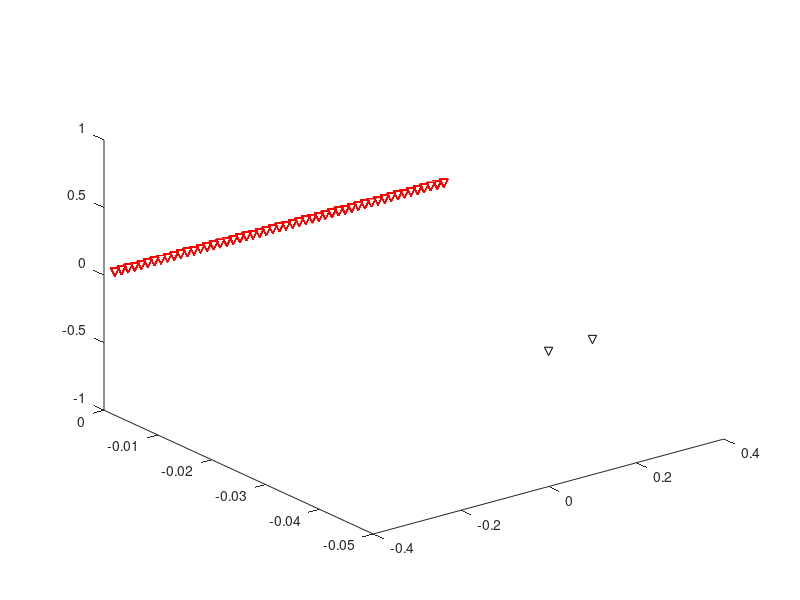

Write the MATLAB code that produced this figure. (Note: this script raises an error after producing the figure.)
clear all
close all
clc

% Parameters
nbf = 101;                  % number of frequency samples
f = linspace(15e9,20e9,nbf); % frequency vector
c = 3e8;                     % speed of light
k = 2*pi*f/c;                % wavenumber
df = f(2)-f(1);              % frequency resolution
t = linspace(0,1/df,nbf);    % time vector

% Transmit antenna
xT = 0;
yT = -0.05;
zT = 0;

xT2 = 0.1;
yT2 = -0.05;
zT2 = 0;

xF = [xT xT2];
yF = [yT yT2];
zF = [zT zT2];

% Receive array
dxR = c/f(end);            % receive antenna array sampling
nbR = 51;                   % number of antennas
xR = (1:nbR)*dxR;            % receive array coordinates
xR = xR - mean(xR);          % centered on x = 0;
yR = xR .*0;                 % receive array on the plane y = 0;

% Receive array
dzR = c/f(end);            % receive antenna array sampling
nbR = 51;                   % number of antennas
zR = (1:nbR)*dzR;            % receive array coordinates
zR = zR - mean(zR);          % centered on x = 0;
yR = zR .*0;                 % receive array on the plane y = 0;

zees = zeros(numel(xR));

% Sphere target

N = 20;
thetavec = linspace(0,pi,N);
phivec = linspace(0,2*pi,2*N);
[th, ph] = meshgrid(thetavec,phivec);
R = zeros(size(th)) + 0.1; 

xa = R.*sin(th).*cos(ph);
ya = R.*sin(th).*sin(ph) + 0.9;
za = R.*cos(th);
SigC = ones(numel(xa));

S = zeros(nbR, numel(f));
for mC = 1:numel(xa)
    rT = sqrt((xF(1)-xa(mC)).^2 + (yF(1)-ya(mC)).^2 + (zF(1)-za(mC)).^2); % distance from transmit antennas to target(s)
    rR = sqrt((xR-xa(mC)).^2 + (yR-ya(mC)).^2 + (zR-za(mC)).^2); % distance from targets to the receive antenna
    for mf = 1:numel(f)
        S(:,mf) = S(:,mf) + (exp(-1j*k(mf)*rT)./sqrt(rT) .* SigC(mC) .* exp(-1j*k(mf)*rR)./sqrt(rR)).'; % interaction of the transmit waves with the target(s) and measurement
    end
end

s = (ifft(ifftshift(S,2),[],2));

% Reconstruction grid (should be defined according to the resolution)
x = linspace(-0.4,0.4,41);
y = linspace(0.1,1.1,41);
z = linspace(-0.4,0.4,41);

% Computation of the transfer (Green) matrix (horizontal)
[XR,F,X,Y] = ndgrid(single(xR),single(f),single(x),single(y));
G = exp(-1j*(2*pi*F/c).* ((sqrt((xF(1)-X).^2 + (yF(1)-Y).^2)+(sqrt((XR-X).^2 + (yR(1)-Y).^2)))));
G = reshape(G,[numel(xR)*numel(f),numel(x)*numel(y)]);

% Computation of the transfer (Green) matrix (vertical)
[ZR,F,Y,Z] = ndgrid(single(zR),single(f),single(y),single(z));
G_d = exp(-1j*(2*pi*F/c).* ((sqrt((zF(1)-Z).^2 + (yF(1)-Y).^2)+(sqrt((ZR-Z).^2 + (yR(1)-Y).^2)))));
G_d = reshape(G_d,[numel(zR)*numel(f),numel(z)*numel(y)]);

% Reconstruction by matched filtering (phase compensation) (horizontal)
Im = G'*S(:);
Im = reshape(Im,[numel(x),numel(y)]); %from vector to matrix format

% Reconstruction by matched filtering (phase compensation) (vertical)
Im_d = G_d'*S(:);
Im_d = reshape(Im_d,[numel(z),numel(y)]); %from vector to matrix format

figure;
plot3(xF(1),yF(1),0,'kv')
hold on
plot3(xF(2),yF(2),0,'kv')
plot3(xR,yR,zees,'rv')
plot3(zees,yR,zR,'rv')
surf(xa,ya,za);
axis vis3d

hold off
legend('Transmit antenna','Receive antennas','Target(s)')
grid on
xlabel('x (m)')
ylabel('y (m)')
zlabel('z (m)')
daspect([1 1 1])
ylim([-0.1 1])
xlim([-0.4 0.4])
zlim([-0.4 0.4])

figure;
subplot(2,3,1)
pcolor(xR,f/1e9,abs(S).')
shading flat
xlabel('x (m)')
ylabel('f (GHz)')
title('Magnitude of S(f)')

subplot(2,3,2)
pcolor(xR,f/1e9,angle(S).')
shading flat
xlabel('x (m)')
ylabel('f (GHz)')
title('Phase of S(f)')

subplot(2,3,3)
pcolor(xR,t*1e9,abs(s).')
shading flat
xlabel('x (m)')
ylabel('t (ns)')
title('Magnitude of s(t)')

subplot(2,3,4)
pcolor(x,y,abs(Im).')
shading flat
xlabel('x (m)')
ylabel('y (m)')
title('Reconstructed image')

subplot(2,3,5)
pcolor(y,z,abs(Im_d).')
shading flat
xlabel('z (m)')
ylabel('y (m)')
title('Reconstructed image')

figure;
plot3(xa, ya, za)
grid
xlabel('x (m)')
ylabel('y (m)')
zlabel('z (m)')
